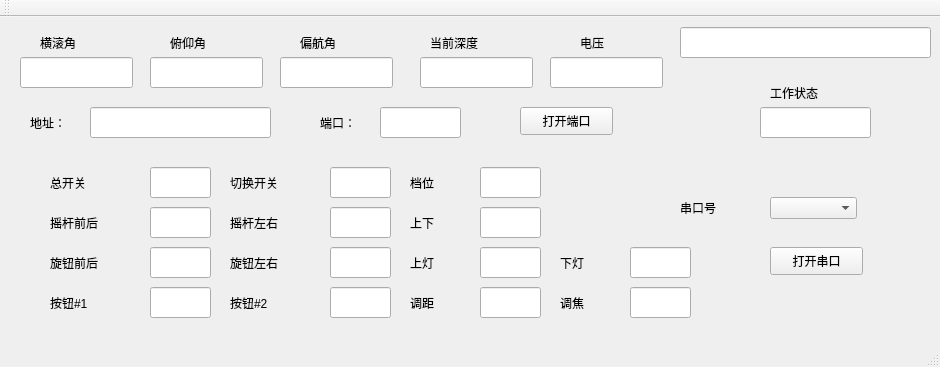
<?xml version="1.0" encoding="UTF-8"?>
<ui version="4.0">
 <class>MainWindow</class>
 <widget class="QMainWindow" name="MainWindow">
  <property name="geometry">
   <rect>
    <x>0</x>
    <y>0</y>
    <width>940</width>
    <height>367</height>
   </rect>
  </property>
  <property name="windowTitle">
   <string>MainWindow</string>
  </property>
  <widget class="QWidget" name="centralWidget">
   <widget class="QLabel" name="label">
    <property name="geometry">
     <rect>
      <x>40</x>
      <y>10</y>
      <width>91</width>
      <height>31</height>
     </rect>
    </property>
    <property name="text">
     <string>横滚角</string>
    </property>
   </widget>
   <widget class="QLabel" name="label_2">
    <property name="geometry">
     <rect>
      <x>170</x>
      <y>10</y>
      <width>81</width>
      <height>31</height>
     </rect>
    </property>
    <property name="text">
     <string>俯仰角</string>
    </property>
    <property name="margin">
     <number>0</number>
    </property>
   </widget>
   <widget class="QLabel" name="label_3">
    <property name="geometry">
     <rect>
      <x>300</x>
      <y>10</y>
      <width>81</width>
      <height>31</height>
     </rect>
    </property>
    <property name="text">
     <string>偏航角</string>
    </property>
   </widget>
   <widget class="QLabel" name="label_4">
    <property name="geometry">
     <rect>
      <x>580</x>
      <y>10</y>
      <width>71</width>
      <height>31</height>
     </rect>
    </property>
    <property name="text">
     <string>电压</string>
    </property>
   </widget>
   <widget class="QLineEdit" name="lineEdit_roll">
    <property name="geometry">
     <rect>
      <x>20</x>
      <y>40</y>
      <width>113</width>
      <height>31</height>
     </rect>
    </property>
   </widget>
   <widget class="QLineEdit" name="lineEdit_pitch">
    <property name="geometry">
     <rect>
      <x>150</x>
      <y>40</y>
      <width>113</width>
      <height>31</height>
     </rect>
    </property>
   </widget>
   <widget class="QLineEdit" name="lineEdit_yaw">
    <property name="geometry">
     <rect>
      <x>280</x>
      <y>40</y>
      <width>113</width>
      <height>31</height>
     </rect>
    </property>
   </widget>
   <widget class="QLineEdit" name="lineEdit_voltage">
    <property name="geometry">
     <rect>
      <x>550</x>
      <y>40</y>
      <width>113</width>
      <height>31</height>
     </rect>
    </property>
   </widget>
   <widget class="QLabel" name="label_6">
    <property name="geometry">
     <rect>
      <x>430</x>
      <y>10</y>
      <width>101</width>
      <height>31</height>
     </rect>
    </property>
    <property name="text">
     <string>当前深度</string>
    </property>
   </widget>
   <widget class="QLineEdit" name="lineEdit_depth">
    <property name="geometry">
     <rect>
      <x>420</x>
      <y>40</y>
      <width>113</width>
      <height>31</height>
     </rect>
    </property>
   </widget>
   <widget class="QLineEdit" name="lineEdit_time">
    <property name="geometry">
     <rect>
      <x>680</x>
      <y>10</y>
      <width>251</width>
      <height>31</height>
     </rect>
    </property>
   </widget>
   <widget class="QLabel" name="label_5">
    <property name="geometry">
     <rect>
      <x>30</x>
      <y>95</y>
      <width>51</width>
      <height>21</height>
     </rect>
    </property>
    <property name="text">
     <string>地址：</string>
    </property>
   </widget>
   <widget class="QLabel" name="label_7">
    <property name="geometry">
     <rect>
      <x>320</x>
      <y>90</y>
      <width>51</width>
      <height>31</height>
     </rect>
    </property>
    <property name="text">
     <string>端口：</string>
    </property>
   </widget>
   <widget class="QLineEdit" name="lineEdit_qgc_server_ip">
    <property name="geometry">
     <rect>
      <x>90</x>
      <y>90</y>
      <width>181</width>
      <height>31</height>
     </rect>
    </property>
   </widget>
   <widget class="QLineEdit" name="lineEdit_qgc_server_port">
    <property name="geometry">
     <rect>
      <x>380</x>
      <y>90</y>
      <width>81</width>
      <height>31</height>
     </rect>
    </property>
   </widget>
   <widget class="QPushButton" name="OpenButton">
    <property name="geometry">
     <rect>
      <x>520</x>
      <y>90</y>
      <width>93</width>
      <height>28</height>
     </rect>
    </property>
    <property name="text">
     <string>打开端口</string>
    </property>
   </widget>
   <widget class="QLabel" name="label_8">
    <property name="geometry">
     <rect>
      <x>50</x>
      <y>190</y>
      <width>91</width>
      <height>31</height>
     </rect>
    </property>
    <property name="text">
     <string>摇杆前后</string>
    </property>
   </widget>
   <widget class="QLabel" name="label_9">
    <property name="geometry">
     <rect>
      <x>230</x>
      <y>230</y>
      <width>91</width>
      <height>31</height>
     </rect>
    </property>
    <property name="text">
     <string>旋钮左右</string>
    </property>
   </widget>
   <widget class="QLabel" name="label_10">
    <property name="geometry">
     <rect>
      <x>410</x>
      <y>190</y>
      <width>81</width>
      <height>31</height>
     </rect>
    </property>
    <property name="text">
     <string>上下</string>
    </property>
   </widget>
   <widget class="QLabel" name="label_11">
    <property name="geometry">
     <rect>
      <x>410</x>
      <y>230</y>
      <width>81</width>
      <height>31</height>
     </rect>
    </property>
    <property name="text">
     <string>上灯</string>
    </property>
   </widget>
   <widget class="QLabel" name="label_12">
    <property name="geometry">
     <rect>
      <x>560</x>
      <y>230</y>
      <width>71</width>
      <height>31</height>
     </rect>
    </property>
    <property name="text">
     <string>下灯</string>
    </property>
   </widget>
   <widget class="QLabel" name="label_13">
    <property name="geometry">
     <rect>
      <x>50</x>
      <y>230</y>
      <width>91</width>
      <height>31</height>
     </rect>
    </property>
    <property name="text">
     <string>旋钮前后</string>
    </property>
   </widget>
   <widget class="QLabel" name="label_14">
    <property name="geometry">
     <rect>
      <x>50</x>
      <y>150</y>
      <width>91</width>
      <height>31</height>
     </rect>
    </property>
    <property name="text">
     <string>总开关</string>
    </property>
   </widget>
   <widget class="QLabel" name="label_15">
    <property name="geometry">
     <rect>
      <x>230</x>
      <y>150</y>
      <width>91</width>
      <height>31</height>
     </rect>
    </property>
    <property name="text">
     <string>切换开关</string>
    </property>
   </widget>
   <widget class="QLabel" name="label_16">
    <property name="geometry">
     <rect>
      <x>410</x>
      <y>270</y>
      <width>91</width>
      <height>31</height>
     </rect>
    </property>
    <property name="text">
     <string>调距</string>
    </property>
   </widget>
   <widget class="QLabel" name="label_17">
    <property name="geometry">
     <rect>
      <x>230</x>
      <y>270</y>
      <width>91</width>
      <height>31</height>
     </rect>
    </property>
    <property name="text">
     <string>按钮#2</string>
    </property>
   </widget>
   <widget class="QLabel" name="label_18">
    <property name="geometry">
     <rect>
      <x>50</x>
      <y>270</y>
      <width>91</width>
      <height>31</height>
     </rect>
    </property>
    <property name="text">
     <string>按钮#1</string>
    </property>
   </widget>
   <widget class="QLineEdit" name="lineEdit_switch_1">
    <property name="geometry">
     <rect>
      <x>150</x>
      <y>150</y>
      <width>61</width>
      <height>31</height>
     </rect>
    </property>
   </widget>
   <widget class="QLineEdit" name="lineEdit_knob_3">
    <property name="geometry">
     <rect>
      <x>150</x>
      <y>230</y>
      <width>61</width>
      <height>31</height>
     </rect>
    </property>
   </widget>
   <widget class="QLineEdit" name="lineEdit_switch_2">
    <property name="geometry">
     <rect>
      <x>330</x>
      <y>150</y>
      <width>61</width>
      <height>31</height>
     </rect>
    </property>
   </widget>
   <widget class="QLineEdit" name="lineEdit_joy_1">
    <property name="geometry">
     <rect>
      <x>150</x>
      <y>190</y>
      <width>61</width>
      <height>31</height>
     </rect>
    </property>
   </widget>
   <widget class="QLineEdit" name="lineEdit_knob_2">
    <property name="geometry">
     <rect>
      <x>630</x>
      <y>230</y>
      <width>61</width>
      <height>31</height>
     </rect>
    </property>
   </widget>
   <widget class="QLineEdit" name="lineEdit_knob_4">
    <property name="geometry">
     <rect>
      <x>330</x>
      <y>230</y>
      <width>61</width>
      <height>31</height>
     </rect>
    </property>
   </widget>
   <widget class="QLineEdit" name="lineEdit_knob_1">
    <property name="geometry">
     <rect>
      <x>480</x>
      <y>230</y>
      <width>61</width>
      <height>31</height>
     </rect>
    </property>
   </widget>
   <widget class="QLineEdit" name="lineEdit_btn_2">
    <property name="geometry">
     <rect>
      <x>330</x>
      <y>270</y>
      <width>61</width>
      <height>31</height>
     </rect>
    </property>
   </widget>
   <widget class="QLineEdit" name="lineEdit_btn_1">
    <property name="geometry">
     <rect>
      <x>150</x>
      <y>270</y>
      <width>61</width>
      <height>31</height>
     </rect>
    </property>
   </widget>
   <widget class="QLineEdit" name="lineEdit_rotate_cam_1">
    <property name="geometry">
     <rect>
      <x>480</x>
      <y>270</y>
      <width>61</width>
      <height>31</height>
     </rect>
    </property>
   </widget>
   <widget class="QLineEdit" name="lineEdit_rotate_key">
    <property name="geometry">
     <rect>
      <x>480</x>
      <y>190</y>
      <width>61</width>
      <height>31</height>
     </rect>
    </property>
   </widget>
   <widget class="QPushButton" name="OpenSerialButton">
    <property name="geometry">
     <rect>
      <x>770</x>
      <y>230</y>
      <width>93</width>
      <height>28</height>
     </rect>
    </property>
    <property name="text">
     <string>打开串口</string>
    </property>
   </widget>
   <widget class="QComboBox" name="PortBox">
    <property name="geometry">
     <rect>
      <x>770</x>
      <y>180</y>
      <width>87</width>
      <height>22</height>
     </rect>
    </property>
   </widget>
   <widget class="QLabel" name="label_23">
    <property name="geometry">
     <rect>
      <x>680</x>
      <y>170</y>
      <width>71</width>
      <height>41</height>
     </rect>
    </property>
    <property name="text">
     <string>串口号</string>
    </property>
   </widget>
   <widget class="QLabel" name="label_24">
    <property name="geometry">
     <rect>
      <x>770</x>
      <y>60</y>
      <width>111</width>
      <height>31</height>
     </rect>
    </property>
    <property name="text">
     <string>工作状态</string>
    </property>
   </widget>
   <widget class="QLineEdit" name="lineEdit_state">
    <property name="geometry">
     <rect>
      <x>760</x>
      <y>90</y>
      <width>111</width>
      <height>31</height>
     </rect>
    </property>
   </widget>
   <widget class="QLabel" name="label_19">
    <property name="geometry">
     <rect>
      <x>410</x>
      <y>150</y>
      <width>81</width>
      <height>31</height>
     </rect>
    </property>
    <property name="text">
     <string>档位</string>
    </property>
   </widget>
   <widget class="QLineEdit" name="lineEdit_switch_key">
    <property name="geometry">
     <rect>
      <x>480</x>
      <y>150</y>
      <width>61</width>
      <height>31</height>
     </rect>
    </property>
   </widget>
   <widget class="QLabel" name="label_20">
    <property name="geometry">
     <rect>
      <x>230</x>
      <y>190</y>
      <width>91</width>
      <height>31</height>
     </rect>
    </property>
    <property name="text">
     <string>摇杆左右</string>
    </property>
   </widget>
   <widget class="QLineEdit" name="lineEdit_joy_2">
    <property name="geometry">
     <rect>
      <x>330</x>
      <y>190</y>
      <width>61</width>
      <height>31</height>
     </rect>
    </property>
   </widget>
   <widget class="QLineEdit" name="lineEdit_rotate_cam_2">
    <property name="geometry">
     <rect>
      <x>630</x>
      <y>270</y>
      <width>61</width>
      <height>31</height>
     </rect>
    </property>
   </widget>
   <widget class="QLabel" name="label_21">
    <property name="geometry">
     <rect>
      <x>560</x>
      <y>270</y>
      <width>71</width>
      <height>31</height>
     </rect>
    </property>
    <property name="text">
     <string>调焦</string>
    </property>
   </widget>
  </widget>
  <widget class="QMenuBar" name="menuBar">
   <property name="geometry">
    <rect>
     <x>0</x>
     <y>0</y>
     <width>940</width>
     <height>26</height>
    </rect>
   </property>
  </widget>
  <widget class="QToolBar" name="mainToolBar">
   <attribute name="toolBarArea">
    <enum>TopToolBarArea</enum>
   </attribute>
   <attribute name="toolBarBreak">
    <bool>false</bool>
   </attribute>
  </widget>
  <widget class="QStatusBar" name="statusBar"/>
 </widget>
 <layoutdefault spacing="6" margin="11"/>
 <resources/>
 <connections/>
</ui>
